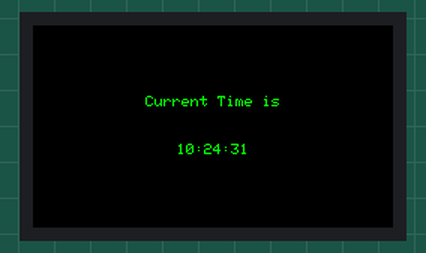
The sketch below on a simulated ESP32. On the bench: 240×135 colour display. WiFi joins after 1.5 s; servers stay silent unless stated; the local clock reads 2024-03-15 10:24:30 at power-on unless the sketch sets it; storage starts empty; what the sketch prints to the serial monitor is not drawn. At 7.4 s the program puts the board to deep sleep or switches it off; the recording ends there.

Above: at 1.8 s.
At 7.14 s:
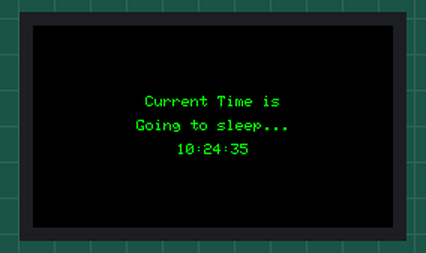

The sketch:

wifi_tester.ino
```cpp
#include <TFT_eSPI.h>
#include <Wire.h>
#include <string>
#include "RTClib.h"

#include <WiFi.h>
#include "ESPAsyncWebServer.h"

#include <SPIFFS.h>

//Libraries for LoRa
#include <SPI.h>
#include <LoRa.h>

#define uS_TO_S_FACTOR 1000000ULL  /* Conversion factor for micro seconds to seconds */
#define TIME_TO_SLEEP  5        /* Time ESP32 will go to sleep (in seconds) */

const char* ssid     = "REPLACE_WITH_YOUR_SSID";
const char* password = "REPLACE_WITH_YOUR_PASSWORD";

int counter = 0;

TFT_eSPI tft = TFT_eSPI(135, 240); // Invoke custom library
RTC_DS1307 rtc;

char daysOfTheWeek[7][12] = {"Sunday", "Monday", "Tuesday", "Wednesday", "Thursday", "Friday", "Saturday"};

String hour;
String minute;
String second;

// Create AsyncWebServer object on port 80
AsyncWebServer server(80);

void connectWiFi(){
  // Connect to Wi-Fi network with SSID and password
  Serial.print("Connecting to ");
  Serial.println(ssid);
  WiFi.begin(ssid, password);
  while (WiFi.status() != WL_CONNECTED) {
    delay(500);
    Serial.print(".");
  }
  // Print local IP address and start web server
  Serial.println("");
  Serial.println("WiFi connected.");
  Serial.println("IP address: ");
  Serial.println(WiFi.localIP());
}

String processor(const String& var){
  //Serial.println(var);
  if(var == "HOUR"){
    return hour;
  }
  else if(var == "MINUTE"){
    return minute;
  }
  else if(var == "SECOND"){
    return second;
  }
  return String();
}

void setup () {
 while (!Serial);
 Serial.begin(57600);
 SPIFFS.begin(true);
 connectWiFi();

 if (! rtc.begin()) {
   Serial.println("Couldn't find RTC");
   while (1);
 }
 if(!SPIFFS.begin()){
   Serial.println("An Error has occurred while mounting SPIFFS");
   return;
 }
  // Route for root / web page
 server.on("/", HTTP_GET, [](AsyncWebServerRequest *request){
   request->send(SPIFFS, "/index.html", String(), false, processor);
 });
 server.on("/hour", HTTP_GET, [](AsyncWebServerRequest *request){
   request->send_P(200, "text/plain", hour.c_str());
 });
 server.on("/minute", HTTP_GET, [](AsyncWebServerRequest *request){
   request->send_P(200, "text/plain", minute.c_str());
 });
 server.on("/second", HTTP_GET, [](AsyncWebServerRequest *request){
   request->send_P(200, "text/plain", second.c_str());
 });
 server.on("/winter", HTTP_GET, [](AsyncWebServerRequest *request){
   request->send(SPIFFS, "/winter.jpg", "image/jpg");
 });
 server.begin();

 if (! rtc.isrunning()) {
   Serial.println("RTC is NOT running!");
   // following line sets the RTC to the date & time this sketch was compiled
   rtc.adjust(DateTime(F(__DATE__), F(__TIME__)));
   // This line sets the RTC with an explicit date & time, for example to set
   // January 21, 2014 at 3am you would call:
   // rtc.adjust(DateTime(2014, 1, 21, 3, 0, 0));
 }

  tft.init();
  tft.setRotation(1);
  tft.fillScreen(TFT_BLACK);
  tft.setTextSize(2);
  tft.setTextColor(TFT_GREEN);
  tft.setCursor(0, 0);
  tft.setTextDatum(MC_DATUM);
  tft.setTextSize(1);

  esp_sleep_enable_timer_wakeup(TIME_TO_SLEEP * uS_TO_S_FACTOR); //enable sleep every 5 seconds
}

void loop () {
 DateTime now = rtc.now();
 tft.fillScreen(TFT_BLACK);
 tft.drawString("Current Time is", tft.width() / 2, tft.height() / 2 - 16);
 String curr_time = String(now.hour()) + String(":") + String(now.minute()) + String(":") + String(now.second());
 hour = String(now.hour());
 minute = String(now.minute());
 second = String(now.second());

 tft.drawString(curr_time, (tft.width() / 2), (tft.height() / 2 + 16));
 delay(1000);
 ++counter;

 if (counter == 5){
  tft.drawString("Going to sleep...", tft.width() / 2, tft.height() / 2);
  delay(500);
  esp_deep_sleep_start();
 }

}
```
